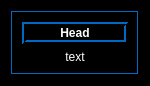
<?xml version="1.0" encoding="UTF-8"?>
<ui version="4.0">
 <class>MessageWin</class>
 <widget class="QWidget" name="MessageWin">
  <property name="geometry">
   <rect>
    <x>0</x>
    <y>30</y>
    <width>150</width>
    <height>58</height>
   </rect>
  </property>
  <property name="sizePolicy">
   <sizepolicy hsizetype="Fixed" vsizetype="Fixed">
    <horstretch>0</horstretch>
    <verstretch>0</verstretch>
   </sizepolicy>
  </property>
  <property name="maximumSize">
   <size>
    <width>269</width>
    <height>16777215</height>
   </size>
  </property>
  <property name="palette">
   <palette>
    <active>
     <colorrole role="WindowText">
      <brush brushstyle="SolidPattern">
       <color alpha="255">
        <red>255</red>
        <green>255</green>
        <blue>255</blue>
       </color>
      </brush>
     </colorrole>
     <colorrole role="Button">
      <brush brushstyle="SolidPattern">
       <color alpha="255">
        <red>0</red>
        <green>0</green>
        <blue>0</blue>
       </color>
      </brush>
     </colorrole>
     <colorrole role="Light">
      <brush brushstyle="SolidPattern">
       <color alpha="255">
        <red>0</red>
        <green>0</green>
        <blue>0</blue>
       </color>
      </brush>
     </colorrole>
     <colorrole role="Midlight">
      <brush brushstyle="SolidPattern">
       <color alpha="255">
        <red>0</red>
        <green>0</green>
        <blue>0</blue>
       </color>
      </brush>
     </colorrole>
     <colorrole role="Dark">
      <brush brushstyle="SolidPattern">
       <color alpha="255">
        <red>0</red>
        <green>0</green>
        <blue>0</blue>
       </color>
      </brush>
     </colorrole>
     <colorrole role="Mid">
      <brush brushstyle="SolidPattern">
       <color alpha="255">
        <red>0</red>
        <green>0</green>
        <blue>0</blue>
       </color>
      </brush>
     </colorrole>
     <colorrole role="Text">
      <brush brushstyle="SolidPattern">
       <color alpha="255">
        <red>255</red>
        <green>255</green>
        <blue>255</blue>
       </color>
      </brush>
     </colorrole>
     <colorrole role="BrightText">
      <brush brushstyle="SolidPattern">
       <color alpha="255">
        <red>255</red>
        <green>255</green>
        <blue>255</blue>
       </color>
      </brush>
     </colorrole>
     <colorrole role="ButtonText">
      <brush brushstyle="SolidPattern">
       <color alpha="255">
        <red>255</red>
        <green>255</green>
        <blue>255</blue>
       </color>
      </brush>
     </colorrole>
     <colorrole role="Base">
      <brush brushstyle="SolidPattern">
       <color alpha="255">
        <red>0</red>
        <green>0</green>
        <blue>0</blue>
       </color>
      </brush>
     </colorrole>
     <colorrole role="Window">
      <brush brushstyle="SolidPattern">
       <color alpha="255">
        <red>0</red>
        <green>0</green>
        <blue>0</blue>
       </color>
      </brush>
     </colorrole>
     <colorrole role="Shadow">
      <brush brushstyle="SolidPattern">
       <color alpha="255">
        <red>0</red>
        <green>0</green>
        <blue>0</blue>
       </color>
      </brush>
     </colorrole>
     <colorrole role="AlternateBase">
      <brush brushstyle="SolidPattern">
       <color alpha="255">
        <red>0</red>
        <green>0</green>
        <blue>0</blue>
       </color>
      </brush>
     </colorrole>
     <colorrole role="ToolTipBase">
      <brush brushstyle="SolidPattern">
       <color alpha="255">
        <red>255</red>
        <green>255</green>
        <blue>220</blue>
       </color>
      </brush>
     </colorrole>
     <colorrole role="ToolTipText">
      <brush brushstyle="SolidPattern">
       <color alpha="255">
        <red>0</red>
        <green>0</green>
        <blue>0</blue>
       </color>
      </brush>
     </colorrole>
    </active>
    <inactive>
     <colorrole role="WindowText">
      <brush brushstyle="SolidPattern">
       <color alpha="255">
        <red>255</red>
        <green>255</green>
        <blue>255</blue>
       </color>
      </brush>
     </colorrole>
     <colorrole role="Button">
      <brush brushstyle="SolidPattern">
       <color alpha="255">
        <red>0</red>
        <green>0</green>
        <blue>0</blue>
       </color>
      </brush>
     </colorrole>
     <colorrole role="Light">
      <brush brushstyle="SolidPattern">
       <color alpha="255">
        <red>0</red>
        <green>0</green>
        <blue>0</blue>
       </color>
      </brush>
     </colorrole>
     <colorrole role="Midlight">
      <brush brushstyle="SolidPattern">
       <color alpha="255">
        <red>0</red>
        <green>0</green>
        <blue>0</blue>
       </color>
      </brush>
     </colorrole>
     <colorrole role="Dark">
      <brush brushstyle="SolidPattern">
       <color alpha="255">
        <red>0</red>
        <green>0</green>
        <blue>0</blue>
       </color>
      </brush>
     </colorrole>
     <colorrole role="Mid">
      <brush brushstyle="SolidPattern">
       <color alpha="255">
        <red>0</red>
        <green>0</green>
        <blue>0</blue>
       </color>
      </brush>
     </colorrole>
     <colorrole role="Text">
      <brush brushstyle="SolidPattern">
       <color alpha="255">
        <red>255</red>
        <green>255</green>
        <blue>255</blue>
       </color>
      </brush>
     </colorrole>
     <colorrole role="BrightText">
      <brush brushstyle="SolidPattern">
       <color alpha="255">
        <red>255</red>
        <green>255</green>
        <blue>255</blue>
       </color>
      </brush>
     </colorrole>
     <colorrole role="ButtonText">
      <brush brushstyle="SolidPattern">
       <color alpha="255">
        <red>255</red>
        <green>255</green>
        <blue>255</blue>
       </color>
      </brush>
     </colorrole>
     <colorrole role="Base">
      <brush brushstyle="SolidPattern">
       <color alpha="255">
        <red>0</red>
        <green>0</green>
        <blue>0</blue>
       </color>
      </brush>
     </colorrole>
     <colorrole role="Window">
      <brush brushstyle="SolidPattern">
       <color alpha="255">
        <red>0</red>
        <green>0</green>
        <blue>0</blue>
       </color>
      </brush>
     </colorrole>
     <colorrole role="Shadow">
      <brush brushstyle="SolidPattern">
       <color alpha="255">
        <red>0</red>
        <green>0</green>
        <blue>0</blue>
       </color>
      </brush>
     </colorrole>
     <colorrole role="AlternateBase">
      <brush brushstyle="SolidPattern">
       <color alpha="255">
        <red>0</red>
        <green>0</green>
        <blue>0</blue>
       </color>
      </brush>
     </colorrole>
     <colorrole role="ToolTipBase">
      <brush brushstyle="SolidPattern">
       <color alpha="255">
        <red>255</red>
        <green>255</green>
        <blue>220</blue>
       </color>
      </brush>
     </colorrole>
     <colorrole role="ToolTipText">
      <brush brushstyle="SolidPattern">
       <color alpha="255">
        <red>0</red>
        <green>0</green>
        <blue>0</blue>
       </color>
      </brush>
     </colorrole>
    </inactive>
    <disabled>
     <colorrole role="WindowText">
      <brush brushstyle="SolidPattern">
       <color alpha="255">
        <red>0</red>
        <green>0</green>
        <blue>0</blue>
       </color>
      </brush>
     </colorrole>
     <colorrole role="Button">
      <brush brushstyle="SolidPattern">
       <color alpha="255">
        <red>0</red>
        <green>0</green>
        <blue>0</blue>
       </color>
      </brush>
     </colorrole>
     <colorrole role="Light">
      <brush brushstyle="SolidPattern">
       <color alpha="255">
        <red>0</red>
        <green>0</green>
        <blue>0</blue>
       </color>
      </brush>
     </colorrole>
     <colorrole role="Midlight">
      <brush brushstyle="SolidPattern">
       <color alpha="255">
        <red>0</red>
        <green>0</green>
        <blue>0</blue>
       </color>
      </brush>
     </colorrole>
     <colorrole role="Dark">
      <brush brushstyle="SolidPattern">
       <color alpha="255">
        <red>0</red>
        <green>0</green>
        <blue>0</blue>
       </color>
      </brush>
     </colorrole>
     <colorrole role="Mid">
      <brush brushstyle="SolidPattern">
       <color alpha="255">
        <red>0</red>
        <green>0</green>
        <blue>0</blue>
       </color>
      </brush>
     </colorrole>
     <colorrole role="Text">
      <brush brushstyle="SolidPattern">
       <color alpha="255">
        <red>0</red>
        <green>0</green>
        <blue>0</blue>
       </color>
      </brush>
     </colorrole>
     <colorrole role="BrightText">
      <brush brushstyle="SolidPattern">
       <color alpha="255">
        <red>255</red>
        <green>255</green>
        <blue>255</blue>
       </color>
      </brush>
     </colorrole>
     <colorrole role="ButtonText">
      <brush brushstyle="SolidPattern">
       <color alpha="255">
        <red>0</red>
        <green>0</green>
        <blue>0</blue>
       </color>
      </brush>
     </colorrole>
     <colorrole role="Base">
      <brush brushstyle="SolidPattern">
       <color alpha="255">
        <red>0</red>
        <green>0</green>
        <blue>0</blue>
       </color>
      </brush>
     </colorrole>
     <colorrole role="Window">
      <brush brushstyle="SolidPattern">
       <color alpha="255">
        <red>0</red>
        <green>0</green>
        <blue>0</blue>
       </color>
      </brush>
     </colorrole>
     <colorrole role="Shadow">
      <brush brushstyle="SolidPattern">
       <color alpha="255">
        <red>0</red>
        <green>0</green>
        <blue>0</blue>
       </color>
      </brush>
     </colorrole>
     <colorrole role="AlternateBase">
      <brush brushstyle="SolidPattern">
       <color alpha="255">
        <red>0</red>
        <green>0</green>
        <blue>0</blue>
       </color>
      </brush>
     </colorrole>
     <colorrole role="ToolTipBase">
      <brush brushstyle="SolidPattern">
       <color alpha="255">
        <red>255</red>
        <green>255</green>
        <blue>220</blue>
       </color>
      </brush>
     </colorrole>
     <colorrole role="ToolTipText">
      <brush brushstyle="SolidPattern">
       <color alpha="255">
        <red>0</red>
        <green>0</green>
        <blue>0</blue>
       </color>
      </brush>
     </colorrole>
    </disabled>
   </palette>
  </property>
  <property name="windowTitle">
   <string>Form</string>
  </property>
  <property name="windowIcon">
   <iconset resource="../resorce.qrc">
    <normaloff>:/src/icon.svg</normaloff>:/src/icon.svg</iconset>
  </property>
  <layout class="QVBoxLayout" name="verticalLayout">
   <item>
    <widget class="QFrame" name="frame">
     <property name="palette">
      <palette>
       <active>
        <colorrole role="WindowText">
         <brush brushstyle="SolidPattern">
          <color alpha="255">
           <red>255</red>
           <green>255</green>
           <blue>255</blue>
          </color>
         </brush>
        </colorrole>
        <colorrole role="Button">
         <brush brushstyle="SolidPattern">
          <color alpha="255">
           <red>0</red>
           <green>0</green>
           <blue>0</blue>
          </color>
         </brush>
        </colorrole>
        <colorrole role="Light">
         <brush brushstyle="SolidPattern">
          <color alpha="255">
           <red>0</red>
           <green>105</green>
           <blue>197</blue>
          </color>
         </brush>
        </colorrole>
        <colorrole role="Midlight">
         <brush brushstyle="SolidPattern">
          <color alpha="255">
           <red>0</red>
           <green>0</green>
           <blue>0</blue>
          </color>
         </brush>
        </colorrole>
        <colorrole role="Dark">
         <brush brushstyle="SolidPattern">
          <color alpha="255">
           <red>0</red>
           <green>0</green>
           <blue>0</blue>
          </color>
         </brush>
        </colorrole>
        <colorrole role="Mid">
         <brush brushstyle="SolidPattern">
          <color alpha="255">
           <red>0</red>
           <green>0</green>
           <blue>0</blue>
          </color>
         </brush>
        </colorrole>
        <colorrole role="Text">
         <brush brushstyle="SolidPattern">
          <color alpha="255">
           <red>255</red>
           <green>255</green>
           <blue>255</blue>
          </color>
         </brush>
        </colorrole>
        <colorrole role="BrightText">
         <brush brushstyle="SolidPattern">
          <color alpha="255">
           <red>255</red>
           <green>255</green>
           <blue>255</blue>
          </color>
         </brush>
        </colorrole>
        <colorrole role="ButtonText">
         <brush brushstyle="SolidPattern">
          <color alpha="255">
           <red>255</red>
           <green>255</green>
           <blue>255</blue>
          </color>
         </brush>
        </colorrole>
        <colorrole role="Base">
         <brush brushstyle="SolidPattern">
          <color alpha="255">
           <red>0</red>
           <green>0</green>
           <blue>0</blue>
          </color>
         </brush>
        </colorrole>
        <colorrole role="Window">
         <brush brushstyle="SolidPattern">
          <color alpha="255">
           <red>0</red>
           <green>0</green>
           <blue>0</blue>
          </color>
         </brush>
        </colorrole>
        <colorrole role="Shadow">
         <brush brushstyle="SolidPattern">
          <color alpha="255">
           <red>0</red>
           <green>0</green>
           <blue>0</blue>
          </color>
         </brush>
        </colorrole>
        <colorrole role="AlternateBase">
         <brush brushstyle="SolidPattern">
          <color alpha="255">
           <red>0</red>
           <green>0</green>
           <blue>0</blue>
          </color>
         </brush>
        </colorrole>
        <colorrole role="ToolTipBase">
         <brush brushstyle="SolidPattern">
          <color alpha="255">
           <red>255</red>
           <green>255</green>
           <blue>220</blue>
          </color>
         </brush>
        </colorrole>
        <colorrole role="ToolTipText">
         <brush brushstyle="SolidPattern">
          <color alpha="255">
           <red>0</red>
           <green>0</green>
           <blue>0</blue>
          </color>
         </brush>
        </colorrole>
       </active>
       <inactive>
        <colorrole role="WindowText">
         <brush brushstyle="SolidPattern">
          <color alpha="255">
           <red>255</red>
           <green>255</green>
           <blue>255</blue>
          </color>
         </brush>
        </colorrole>
        <colorrole role="Button">
         <brush brushstyle="SolidPattern">
          <color alpha="255">
           <red>0</red>
           <green>0</green>
           <blue>0</blue>
          </color>
         </brush>
        </colorrole>
        <colorrole role="Light">
         <brush brushstyle="SolidPattern">
          <color alpha="255">
           <red>0</red>
           <green>105</green>
           <blue>197</blue>
          </color>
         </brush>
        </colorrole>
        <colorrole role="Midlight">
         <brush brushstyle="SolidPattern">
          <color alpha="255">
           <red>0</red>
           <green>0</green>
           <blue>0</blue>
          </color>
         </brush>
        </colorrole>
        <colorrole role="Dark">
         <brush brushstyle="SolidPattern">
          <color alpha="255">
           <red>0</red>
           <green>0</green>
           <blue>0</blue>
          </color>
         </brush>
        </colorrole>
        <colorrole role="Mid">
         <brush brushstyle="SolidPattern">
          <color alpha="255">
           <red>0</red>
           <green>0</green>
           <blue>0</blue>
          </color>
         </brush>
        </colorrole>
        <colorrole role="Text">
         <brush brushstyle="SolidPattern">
          <color alpha="255">
           <red>255</red>
           <green>255</green>
           <blue>255</blue>
          </color>
         </brush>
        </colorrole>
        <colorrole role="BrightText">
         <brush brushstyle="SolidPattern">
          <color alpha="255">
           <red>255</red>
           <green>255</green>
           <blue>255</blue>
          </color>
         </brush>
        </colorrole>
        <colorrole role="ButtonText">
         <brush brushstyle="SolidPattern">
          <color alpha="255">
           <red>255</red>
           <green>255</green>
           <blue>255</blue>
          </color>
         </brush>
        </colorrole>
        <colorrole role="Base">
         <brush brushstyle="SolidPattern">
          <color alpha="255">
           <red>0</red>
           <green>0</green>
           <blue>0</blue>
          </color>
         </brush>
        </colorrole>
        <colorrole role="Window">
         <brush brushstyle="SolidPattern">
          <color alpha="255">
           <red>0</red>
           <green>0</green>
           <blue>0</blue>
          </color>
         </brush>
        </colorrole>
        <colorrole role="Shadow">
         <brush brushstyle="SolidPattern">
          <color alpha="255">
           <red>0</red>
           <green>0</green>
           <blue>0</blue>
          </color>
         </brush>
        </colorrole>
        <colorrole role="AlternateBase">
         <brush brushstyle="SolidPattern">
          <color alpha="255">
           <red>0</red>
           <green>0</green>
           <blue>0</blue>
          </color>
         </brush>
        </colorrole>
        <colorrole role="ToolTipBase">
         <brush brushstyle="SolidPattern">
          <color alpha="255">
           <red>255</red>
           <green>255</green>
           <blue>220</blue>
          </color>
         </brush>
        </colorrole>
        <colorrole role="ToolTipText">
         <brush brushstyle="SolidPattern">
          <color alpha="255">
           <red>0</red>
           <green>0</green>
           <blue>0</blue>
          </color>
         </brush>
        </colorrole>
       </inactive>
       <disabled>
        <colorrole role="WindowText">
         <brush brushstyle="SolidPattern">
          <color alpha="255">
           <red>0</red>
           <green>0</green>
           <blue>0</blue>
          </color>
         </brush>
        </colorrole>
        <colorrole role="Button">
         <brush brushstyle="SolidPattern">
          <color alpha="255">
           <red>0</red>
           <green>0</green>
           <blue>0</blue>
          </color>
         </brush>
        </colorrole>
        <colorrole role="Light">
         <brush brushstyle="SolidPattern">
          <color alpha="255">
           <red>0</red>
           <green>105</green>
           <blue>197</blue>
          </color>
         </brush>
        </colorrole>
        <colorrole role="Midlight">
         <brush brushstyle="SolidPattern">
          <color alpha="255">
           <red>0</red>
           <green>0</green>
           <blue>0</blue>
          </color>
         </brush>
        </colorrole>
        <colorrole role="Dark">
         <brush brushstyle="SolidPattern">
          <color alpha="255">
           <red>0</red>
           <green>0</green>
           <blue>0</blue>
          </color>
         </brush>
        </colorrole>
        <colorrole role="Mid">
         <brush brushstyle="SolidPattern">
          <color alpha="255">
           <red>0</red>
           <green>0</green>
           <blue>0</blue>
          </color>
         </brush>
        </colorrole>
        <colorrole role="Text">
         <brush brushstyle="SolidPattern">
          <color alpha="255">
           <red>0</red>
           <green>0</green>
           <blue>0</blue>
          </color>
         </brush>
        </colorrole>
        <colorrole role="BrightText">
         <brush brushstyle="SolidPattern">
          <color alpha="255">
           <red>255</red>
           <green>255</green>
           <blue>255</blue>
          </color>
         </brush>
        </colorrole>
        <colorrole role="ButtonText">
         <brush brushstyle="SolidPattern">
          <color alpha="255">
           <red>0</red>
           <green>0</green>
           <blue>0</blue>
          </color>
         </brush>
        </colorrole>
        <colorrole role="Base">
         <brush brushstyle="SolidPattern">
          <color alpha="255">
           <red>0</red>
           <green>0</green>
           <blue>0</blue>
          </color>
         </brush>
        </colorrole>
        <colorrole role="Window">
         <brush brushstyle="SolidPattern">
          <color alpha="255">
           <red>0</red>
           <green>0</green>
           <blue>0</blue>
          </color>
         </brush>
        </colorrole>
        <colorrole role="Shadow">
         <brush brushstyle="SolidPattern">
          <color alpha="255">
           <red>0</red>
           <green>0</green>
           <blue>0</blue>
          </color>
         </brush>
        </colorrole>
        <colorrole role="AlternateBase">
         <brush brushstyle="SolidPattern">
          <color alpha="255">
           <red>0</red>
           <green>0</green>
           <blue>0</blue>
          </color>
         </brush>
        </colorrole>
        <colorrole role="ToolTipBase">
         <brush brushstyle="SolidPattern">
          <color alpha="255">
           <red>255</red>
           <green>255</green>
           <blue>220</blue>
          </color>
         </brush>
        </colorrole>
        <colorrole role="ToolTipText">
         <brush brushstyle="SolidPattern">
          <color alpha="255">
           <red>0</red>
           <green>0</green>
           <blue>0</blue>
          </color>
         </brush>
        </colorrole>
       </disabled>
      </palette>
     </property>
     <property name="frameShape">
      <enum>QFrame::Box</enum>
     </property>
     <property name="frameShadow">
      <enum>QFrame::Raised</enum>
     </property>
     <property name="lineWidth">
      <number>1</number>
     </property>
     <property name="midLineWidth">
      <number>0</number>
     </property>
     <layout class="QVBoxLayout" name="verticalLayout_3">
      <item>
       <widget class="QLabel" name="head">
        <property name="sizePolicy">
         <sizepolicy hsizetype="Preferred" vsizetype="Maximum">
          <horstretch>0</horstretch>
          <verstretch>0</verstretch>
         </sizepolicy>
        </property>
        <property name="font">
         <font>
          <pointsize>9</pointsize>
          <weight>75</weight>
          <bold>true</bold>
         </font>
        </property>
        <property name="frameShape">
         <enum>QFrame::Box</enum>
        </property>
        <property name="frameShadow">
         <enum>QFrame::Raised</enum>
        </property>
        <property name="lineWidth">
         <number>2</number>
        </property>
        <property name="text">
         <string>Head</string>
        </property>
        <property name="alignment">
         <set>Qt::AlignCenter</set>
        </property>
       </widget>
      </item>
      <item>
       <widget class="QLabel" name="text">
        <property name="sizePolicy">
         <sizepolicy hsizetype="Expanding" vsizetype="Expanding">
          <horstretch>0</horstretch>
          <verstretch>0</verstretch>
         </sizepolicy>
        </property>
        <property name="maximumSize">
         <size>
          <width>150</width>
          <height>16777215</height>
         </size>
        </property>
        <property name="text">
         <string>text</string>
        </property>
        <property name="textFormat">
         <enum>Qt::PlainText</enum>
        </property>
        <property name="alignment">
         <set>Qt::AlignCenter</set>
        </property>
        <property name="wordWrap">
         <bool>true</bool>
        </property>
       </widget>
      </item>
     </layout>
    </widget>
   </item>
  </layout>
 </widget>
 <resources>
  <include location="../resorce.qrc"/>
 </resources>
 <connections/>
</ui>
